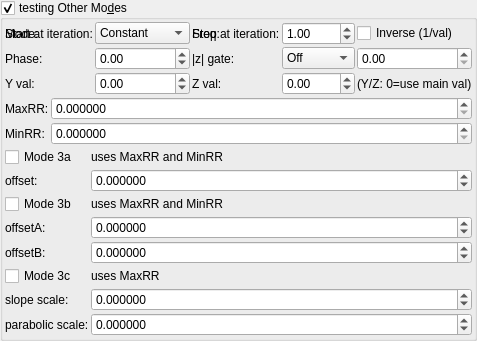
    <widget class="MyGroupBox" name="groupCheck_transf_function_enabledCy_false">
     <property name="toolTip">
      <string>&lt;html&gt;&lt;head/&gt;&lt;body&gt;&lt;p&gt;Adjusts the DE every time this slot is iterated.&lt;/p&gt;&lt;p&gt;The aim is to keep these parameters as low as possible.&lt;/p&gt;&lt;p&gt;High values improve the DE, but detail is lost.&lt;/p&gt;&lt;p&gt;Occasionally a negative Offset value is used. &lt;/p&gt;&lt;/body&gt;&lt;/html&gt;</string>
     </property>
     <property name="title">
      <string>testing Other Mo&amp;des</string>
     </property>
     <property name="checkable">
      <bool>true</bool>
     </property>
     <layout class="QVBoxLayout" name="verticalLayout_15" stretch="0,0,0">
      <property name="spacing">
       <number>2</number>
      </property>
      <property name="leftMargin">
       <number>2</number>
      </property>
      <property name="topMargin">
       <number>2</number>
      </property>
      <property name="rightMargin">
       <number>2</number>
      </property>
      <property name="bottomMargin">
       <number>2</number>
      </property>
      <item>
       <layout class="QGridLayout" name="gridLayout_65">
        <property name="spacing">
         <number>2</number>
        </property>
        <item row="1" column="1">
         <widget class="MySpinBox" name="spinboxInt_transf_multiplier_start_iter_1">
          <property name="sizePolicy">
           <sizepolicy hsizetype="Minimum" vsizetype="Maximum">
            <horstretch>0</horstretch>
            <verstretch>0</verstretch>
           </sizepolicy>
          </property>
          <property name="maximum">
           <number>999</number>
          </property>
         </widget>
        </item>
        <item row="1" column="0">
         <widget class="QLabel" name="label_250">
          <property name="text">
           <string>Start at iteration:</string>
          </property>
         </widget>
        </item>
        <item row="1" column="2">
         <widget class="QLabel" name="label_251">
          <property name="text">
           <string>Stop at iteration:</string>
          </property>
         </widget>
        </item>
        <item row="1" column="3">
         <widget class="MySpinBox" name="spinboxInt_transf_multiplier_stop_iter_1">
          <property name="sizePolicy">
           <sizepolicy hsizetype="Minimum" vsizetype="Maximum">
            <horstretch>0</horstretch>
            <verstretch>0</verstretch>
           </sizepolicy>
          </property>
          <property name="maximum">
           <number>999</number>
          </property>
         </widget>
        </item>
      <item row="1" column="0">
       <widget class="QLabel"><property name="text"><string>Mode:</string></property></widget>
      </item>
      <item row="1" column="1">
       <widget class="MyComboBox" name="comboBox_transf_multiplier_value_mode_1">
        <item><property name="text"><string notr="true">Constant</string></property></item>
        <item><property name="text"><string notr="true">Sine</string></property></item>
        <item><property name="text"><string notr="true">Ramp</string></property></item>
        <item><property name="text"><string notr="true">Exponential</string></property></item>
        <item><property name="text"><string notr="true">Triangle</string></property></item>
        <item><property name="text"><string notr="true">Square</string></property></item>
        <item><property name="text"><string notr="true">Smoothstep</string></property></item>
        <item><property name="text"><string notr="true">Noise</string></property></item>
        <item><property name="text"><string notr="true">Ping-pong</string></property></item>
        <item><property name="text"><string notr="true">Stepped</string></property></item>
       </widget>
      </item>
      <item row="1" column="2">
       <widget class="QLabel"><property name="text"><string>Freq:</string></property></widget>
      </item>
      <item row="1" column="3">
       <widget class="MyDoubleSpinBox" name="spinbox_transf_multiplier_frequency_1">
        <property name="minimum"><double>0.01</double></property><property name="maximum"><double>100.0</double></property>
        <property name="singleStep"><double>0.1</double></property><property name="value"><double>1.0</double></property>
       </widget>
      </item>
      <item row="1" column="4" colspan="2">
       <widget class="MyCheckBox" name="checkBox_transf_multiplier_inverse_1">
        <property name="text"><string>Inverse (1/val)</string></property>
       </widget>
      </item>
      <item row="2" column="0">
       <widget class="QLabel"><property name="text"><string>Phase:</string></property></widget>
      </item>
      <item row="2" column="1">
       <widget class="MyDoubleSpinBox" name="spinbox_transf_multiplier_phase_1">
        <property name="minimum"><double>-10.0</double></property><property name="maximum"><double>10.0</double></property>
        <property name="singleStep"><double>0.1</double></property><property name="value"><double>0.0</double></property>
       </widget>
      </item>
      <item row="2" column="2">
       <widget class="QLabel"><property name="text"><string>|z| gate:</string></property></widget>
      </item>
      <item row="2" column="3">
       <widget class="MyComboBox" name="comboBox_transf_multiplier_threshold_mode_1">
        <item><property name="text"><string notr="true">Off</string></property></item>
        <item><property name="text"><string notr="true">&gt; thresh</string></property></item>
        <item><property name="text"><string notr="true">&lt; thresh</string></property></item>
       </widget>
      </item>
      <item row="2" column="4" colspan="2">
       <widget class="MyDoubleSpinBox" name="spinbox_transf_multiplier_threshold_1">
        <property name="minimum"><double>0.0</double></property><property name="maximum"><double>1000.0</double></property>
        <property name="singleStep"><double>0.1</double></property><property name="value"><double>0.0</double></property>
       </widget>
      </item>
      <item row="3" column="0">
       <widget class="QLabel"><property name="text"><string>Y val:</string></property></widget>
      </item>
      <item row="3" column="1">
       <widget class="MyDoubleSpinBox" name="spinbox_transf_multiplier_scale_y_1">
        <property name="minimum"><double>-100.0</double></property><property name="maximum"><double>100.0</double></property>
        <property name="singleStep"><double>0.01</double></property><property name="value"><double>0.0</double></property>
       </widget>
      </item>
      <item row="3" column="2">
       <widget class="QLabel"><property name="text"><string>Z val:</string></property></widget>
      </item>
      <item row="3" column="3">
       <widget class="MyDoubleSpinBox" name="spinbox_transf_multiplier_scale_z_1">
        <property name="minimum"><double>-100.0</double></property><property name="maximum"><double>100.0</double></property>
        <property name="singleStep"><double>0.01</double></property><property name="value"><double>0.0</double></property>
       </widget>
      </item>
      <item row="3" column="4" colspan="2">
       <widget class="QLabel"><property name="text"><string notr="true">(Y/Z: 0=use main val)</string></property></widget>
      </item>
       </layout>
      </item>
      <item>
       <layout class="QGridLayout" name="gridLayout_35" columnstretch="0,1">
        <property name="spacing">
         <number>2</number>
        </property>
        <item row="0" column="1">
         <widget class="MyDoubleSpinBox" name="spinbox_transf_scaleE_1">
          <property name="sizePolicy">
           <sizepolicy hsizetype="Minimum" vsizetype="Maximum">
            <horstretch>0</horstretch>
            <verstretch>0</verstretch>
           </sizepolicy>
          </property>
          <property name="prefix">
           <string/>
          </property>
          <property name="suffix">
           <string/>
          </property>
          <property name="decimals">
           <number>6</number>
          </property>
          <property name="minimum">
           <double>0.000000000000000</double>
          </property>
          <property name="maximum">
           <double>99.989999999999995</double>
          </property>
          <property name="singleStep">
           <double>0.100000000000000</double>
          </property>
         </widget>
        </item>
        <item row="0" column="0">
         <widget class="QLabel" name="label_27">
          <property name="text">
           <string>MaxRR:</string>
          </property>
         </widget>
        </item>
        <item row="1" column="1">
         <widget class="MyDoubleSpinBox" name="spinbox_transf_offsetC_0">
          <property name="sizePolicy">
           <sizepolicy hsizetype="Minimum" vsizetype="Maximum">
            <horstretch>0</horstretch>
            <verstretch>0</verstretch>
           </sizepolicy>
          </property>
          <property name="prefix">
           <string/>
          </property>
          <property name="suffix">
           <string/>
          </property>
          <property name="decimals">
           <number>6</number>
          </property>
          <property name="minimum">
           <double>0.000000000000000</double>
          </property>
          <property name="maximum">
           <double>99.989999999999995</double>
          </property>
          <property name="singleStep">
           <double>0.100000000000000</double>
          </property>
         </widget>
        </item>
        <item row="1" column="0">
         <widget class="QLabel" name="label_28">
          <property name="text">
           <string>MinRR:</string>
          </property>
         </widget>
        </item>
       </layout>
      </item>
      <item>
       <layout class="QGridLayout" name="gridLayout_8" columnstretch="0,1">
        <item row="5" column="0">
         <widget class="MyCheckBox" name="checkBox_transf_function_enabledw_false">
          <property name="text">
           <string>Mode 3c</string>
          </property>
         </widget>
        </item>
        <item row="5" column="1">
         <widget class="QLabel" name="label_26">
          <property name="text">
           <string>uses MaxRR</string>
          </property>
         </widget>
        </item>
        <item row="6" column="0">
         <widget class="QLabel" name="label_19">
          <property name="text">
           <string>slope scale:</string>
          </property>
         </widget>
        </item>
        <item row="7" column="0">
         <widget class="QLabel" name="label_20">
          <property name="text">
           <string>parabolic scale:</string>
          </property>
         </widget>
        </item>
        <item row="0" column="1">
         <widget class="QLabel" name="label_25">
          <property name="text">
           <string>uses MaxRR and MinRR</string>
          </property>
         </widget>
        </item>
        <item row="7" column="1">
         <widget class="MyDoubleSpinBox" name="spinbox_transf_scaleG_1">
          <property name="sizePolicy">
           <sizepolicy hsizetype="Minimum" vsizetype="Maximum">
            <horstretch>0</horstretch>
            <verstretch>0</verstretch>
           </sizepolicy>
          </property>
          <property name="prefix">
           <string/>
          </property>
          <property name="suffix">
           <string/>
          </property>
          <property name="decimals">
           <number>6</number>
          </property>
          <property name="minimum">
           <double>-99.989999999999995</double>
          </property>
          <property name="maximum">
           <double>99.989999999999995</double>
          </property>
          <property name="singleStep">
           <double>0.100000000000000</double>
          </property>
         </widget>
        </item>
        <item row="1" column="0">
         <widget class="QLabel" name="label_17">
          <property name="text">
           <string>offset:</string>
          </property>
         </widget>
        </item>
        <item row="1" column="1">
         <widget class="MyDoubleSpinBox" name="spinbox_transf_offset_0">
          <property name="sizePolicy">
           <sizepolicy hsizetype="Minimum" vsizetype="Maximum">
            <horstretch>0</horstretch>
            <verstretch>0</verstretch>
           </sizepolicy>
          </property>
          <property name="prefix">
           <string/>
          </property>
          <property name="suffix">
           <string/>
          </property>
          <property name="decimals">
           <number>6</number>
          </property>
          <property name="minimum">
           <double>-99.989999999999995</double>
          </property>
          <property name="maximum">
           <double>99.989999999999995</double>
          </property>
          <property name="singleStep">
           <double>0.100000000000000</double>
          </property>
         </widget>
        </item>
        <item row="2" column="0">
         <widget class="MyCheckBox" name="checkBox_transf_function_enabledz_false">
          <property name="text">
           <string>Mode 3b</string>
          </property>
         </widget>
        </item>
        <item row="3" column="0">
         <widget class="QLabel" name="label_18">
          <property name="text">
           <string>offsetA:</string>
          </property>
         </widget>
        </item>
        <item row="6" column="1">
         <widget class="MyDoubleSpinBox" name="spinbox_transf_scaleF_1">
          <property name="sizePolicy">
           <sizepolicy hsizetype="Minimum" vsizetype="Maximum">
            <horstretch>0</horstretch>
            <verstretch>0</verstretch>
           </sizepolicy>
          </property>
          <property name="prefix">
           <string/>
          </property>
          <property name="suffix">
           <string/>
          </property>
          <property name="decimals">
           <number>6</number>
          </property>
          <property name="minimum">
           <double>-99.989999999999995</double>
          </property>
          <property name="maximum">
           <double>99.989999999999995</double>
          </property>
          <property name="singleStep">
           <double>0.100000000000000</double>
          </property>
         </widget>
        </item>
        <item row="2" column="1">
         <widget class="QLabel" name="label_30">
          <property name="text">
           <string>uses MaxRR and MinRR</string>
          </property>
         </widget>
        </item>
        <item row="0" column="0">
         <widget class="MyCheckBox" name="checkBox_transf_function_enabledy_false">
          <property name="text">
           <string>Mode 3a</string>
          </property>
         </widget>
        </item>
        <item row="4" column="0">
         <widget class="QLabel" name="label_29">
          <property name="text">
           <string>offsetB:</string>
          </property>
         </widget>
        </item>
        <item row="3" column="1">
         <widget class="MyDoubleSpinBox" name="spinbox_transf_offsetA_0">
          <property name="sizePolicy">
           <sizepolicy hsizetype="Minimum" vsizetype="Maximum">
            <horstretch>0</horstretch>
            <verstretch>0</verstretch>
           </sizepolicy>
          </property>
          <property name="prefix">
           <string/>
          </property>
          <property name="suffix">
           <string/>
          </property>
          <property name="decimals">
           <number>6</number>
          </property>
          <property name="minimum">
           <double>-99.989999999999995</double>
          </property>
          <property name="maximum">
           <double>99.989999999999995</double>
          </property>
          <property name="singleStep">
           <double>0.100000000000000</double>
          </property>
         </widget>
        </item>
        <item row="4" column="1">
         <widget class="MyDoubleSpinBox" name="spinbox_transf_offsetB_0">
          <property name="sizePolicy">
           <sizepolicy hsizetype="Minimum" vsizetype="Maximum">
            <horstretch>0</horstretch>
            <verstretch>0</verstretch>
           </sizepolicy>
          </property>
          <property name="prefix">
           <string/>
          </property>
          <property name="suffix">
           <string/>
          </property>
          <property name="decimals">
           <number>6</number>
          </property>
          <property name="minimum">
           <double>-99.989999999999995</double>
          </property>
          <property name="maximum">
           <double>99.989999999999995</double>
          </property>
          <property name="singleStep">
           <double>0.100000000000000</double>
          </property>
         </widget>
        </item>
       </layout>
      </item>
     </layout>
    </widget>
